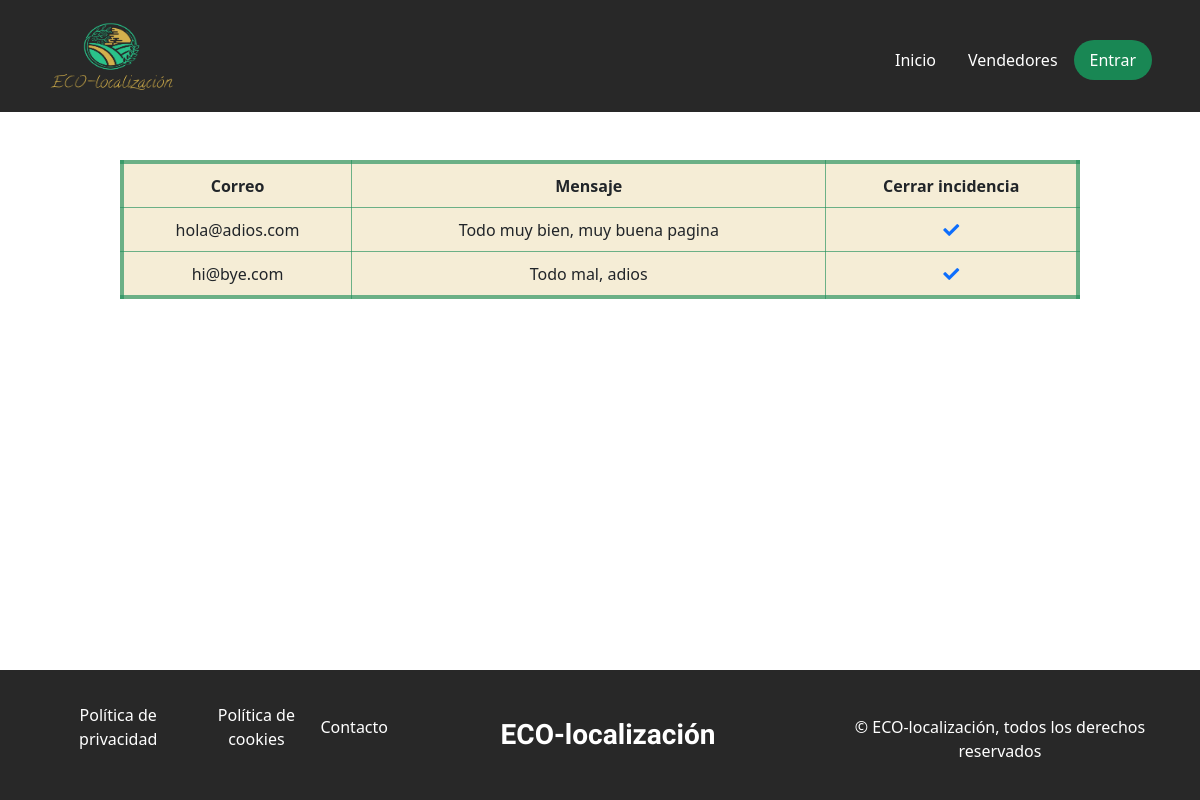
/atencion_cliente/index.php, run on the app's committed database.
### tables this page shows
CREATE TABLE `mensajes` (
  `id` int(8) NOT NULL,
  `correo` varchar(30) NOT NULL,
  `mensaje` varchar(500) NOT NULL,
  `cerrado` tinyint(1) NOT NULL DEFAULT 0
);

### atencion_cliente/operacionesGenerales.php (called while the page is built, shortened)
<?php include_once "../php/databaseManagement.inc.php";
    function obtenerNuevos(){
        try {
            $con = new PDO("mysql:host=" . $GLOBALS['servidor'] . ";dbname=" . $GLOBALS['baseDatos'], $GLOBALS['user'], $GLOBALS['pass']);
            $sql = $con->prepare("SELECT * from mensajes WHERE cerrado = '0';");
            $sql->execute();
            $miArray = [];
            while ($row = $sql->fetch(PDO::FETCH_ASSOC)) {
                $miArray[] = $row;
            }
        } catch (PDOException $e) {
            header("location: ../php/error.php");
        }
        return $miArray;
    }
?>

### atencion_cliente/index.php (the view, shortened to what this page needs)
<!DOCTYPE html>
<html lang="es">
<head>
    <link rel="stylesheet" href="../fontawesome-free-5.15.4-web/css/all.min.css">
    <link rel="stylesheet" href="../css/bootstrap.min.css">
    <link rel="stylesheet" href="../css/headers.css">
    <link rel="stylesheet" href="../css/gestiones.css">
</head>
<body>
<header class="d-flex flex-wrap justify-content-center py-3 cabecera">
        <a href="../index.php" class="me-md-auto ms-5">
            <img src="../img/Captura-removebg-preview.png" class="logo">
        </a>
        <ul class="nav nav-pills mt-4">
            <li class="nav-item"><a href="../index.php" class="nav-link text-white">Inicio</a></li>
            <li class="nav-item"><a href="../vendedores/index.php" class="nav-link text-white">Vendedores</a></li>
            <?php
                if(isset($_SESSION['sesion_iniciada']) == true ){
                    $tipo = session_id();
                    if($tipo=="vendedor"){
                        echo "<li class='nav-item'><a href='../administracion_productos/ventas.php' class='nav-link text-white'>Ventas</a></li>";
                        echo "<li class='nav-item'><a href='../administracion_productos/index.php' class='nav-link text-white'>Administrar productos</a></li>";
                    }
                    if($tipo=="administrador"){
                        echo "<li class='nav-item dropdown'>";
                            echo "<a class='nav-link dropdown-toggle text-white' href='#' id='navbarDropdown' role='button' data-bs-toggle='dropdown' aria-expanded='false'>";
                                echo "Gestiones";
                            echo "</a>";
                            echo "<ul class='dropdown-menu' aria-labelledby='navbarDropdown'>";
                                echo "<li><a class='dropdown-item' href='../gestion_cuentas/index.php'>Nuevos vendedores</a></li>";
                                echo "<li><a class='dropdown-item' href='index.php'>Atención al cliente</a></li>";
                            echo "</ul>";
                        echo "</li>";
                    }
                    echo "<li class='nav-item me-md-auto'><a href='../cerrarSesion.php' class='nav-link active bg-secondary rounded-pill me-5' aria-current='page'>Cerrar sesión</a></li>";
                }else{
                    echo "<li class='nav-item me-md-auto'><a href='../registro/index.php' class='nav-link active bg-success rounded-pill me-5' aria-current='page'>Entrar</a></li>";
                }
            ?>
        </ul>
    </header>
    <section>
        <article>
            <div class="row">
                <div>
                    <table class="fixed_headers mt-5">
                        <thead>
                            <tr>
                                <th>Correo</th>
                                <th>Mensaje</th>
                                <th>Cerrar incidencia</th>
                            </tr>
                        </thead>
                        <tbody>
                            <?php include_once "operacionesGenerales.php";
                                $mensajes = obtenerNuevos();
                                for ($i=0;$i<sizeof($mensajes);$i++){
                                    echo "<tr>";
                                        echo "<td>".$mensajes[$i]['correo']."</td>";
                                        echo "<td>".$mensajes[$i]['mensaje']."</td>";
                                        echo "<td><a href='cerrarMensaje.php?varId=".$mensajes[$i]["id"]."'><i class='fas fa-solid fa-check'></i></a></td>";
                                    echo "</tr>";
                                }
                            ?>
                        </tbody>
                    </table>
                </div>
            </div>
        </article>
    </section>
    <footer class="d-flex text-white cabecera position-absolute bottom-0 end-0 w-100">
        <div class="container-fluid py-3">
            <div class="row justify-content-around align-items-center text-center">
                <div class="col-xl-4 col-sm-12">
                    <ul class="d-flex lista justify-content-around align-items-center">
                        <li><a class="text-decoration-none text-white" href="../politica/privacidad.php">Política de privacidad</a></li>
                        <li><a class="text-decoration-none text-white" href="../politica/cookies.php">Política de cookies</a></li>
                        <li><a class="text-decoration-none text-white" href="../politica/contacto.php">Contacto</a></li>
                    </ul>
                </div>
                <div class="col-xl-4 col-sm-12">
                    <a href="../index.php" class="text-decoration-none">
                        <h3 class="text-white text-center">ECO-localización</h3>
                    </a>
                </div>
                <div class="col-xl-4 mt-4 col-sm-12">
                    <p>© ECO-localización, todos los derechos reservados</p>
                </div>
            </div>
        </div>
    </footer>
</body>
</html>

### css/headers.css (style rules this page uses)
.logo { width:8rem; height: 5rem; }
h3 { font-family: 'Calligraffitti', cursive; font-weight: bold; margin-top: 2rem; margin-bottom: 2rem; margin-left: 1rem; }
.cabecera { background-color: rgb(40,40,40); }
.lista { list-style: none; }

### css/gestiones.css (style rules this page uses)
table { border: 4px #208f5ba4 solid; background-color: #d3af4d3a; width: 80%; margin-left: 10%; text-align: center; }
td,th { padding: 1%; border: 1px #208f5ba4 solid; }

### data on the page
mensajes: correo "hola@adios.com", mensaje "Todo muy bien, muy buena pagina"
mensajes: correo "hi@bye.com", mensaje "Todo mal, adios"
